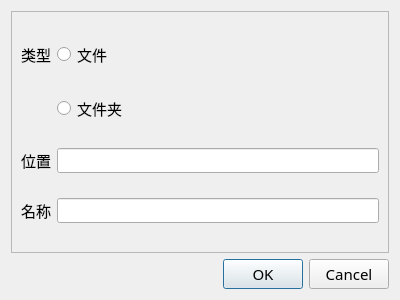
<?xml version="1.0" encoding="UTF-8"?>
<ui version="4.0">
 <class>Dialog</class>
 <widget class="QDialog" name="Dialog">
  <property name="geometry">
   <rect>
    <x>0</x>
    <y>0</y>
    <width>400</width>
    <height>300</height>
   </rect>
  </property>
  <property name="windowTitle">
   <string>Dialog</string>
  </property>
  <layout class="QVBoxLayout" name="verticalLayout">
   <item>
    <widget class="QFrame" name="frame">
     <property name="frameShape">
      <enum>QFrame::StyledPanel</enum>
     </property>
     <property name="frameShadow">
      <enum>QFrame::Raised</enum>
     </property>
     <layout class="QGridLayout" name="gridLayout">
      <item row="2" column="1">
       <widget class="QLineEdit" name="lineEdit_path">
        <property name="font">
         <font>
          <family>Agency FB</family>
          <pointsize>9</pointsize>
         </font>
        </property>
       </widget>
      </item>
      <item row="2" column="0">
       <widget class="QLabel" name="label_path">
        <property name="font">
         <font>
          <family>Agency FB</family>
          <pointsize>11</pointsize>
         </font>
        </property>
        <property name="text">
         <string>位置</string>
        </property>
        <property name="alignment">
         <set>Qt::AlignCenter</set>
        </property>
       </widget>
      </item>
      <item row="0" column="1">
       <widget class="QRadioButton" name="radioButton_file">
        <property name="font">
         <font>
          <family>Agency FB</family>
          <pointsize>11</pointsize>
         </font>
        </property>
        <property name="text">
         <string>文件</string>
        </property>
       </widget>
      </item>
      <item row="3" column="0">
       <widget class="QLabel" name="label_name">
        <property name="font">
         <font>
          <family>Agency FB</family>
          <pointsize>11</pointsize>
         </font>
        </property>
        <property name="text">
         <string>名称</string>
        </property>
        <property name="alignment">
         <set>Qt::AlignCenter</set>
        </property>
       </widget>
      </item>
      <item row="1" column="1">
       <widget class="QRadioButton" name="radioButton_folder">
        <property name="font">
         <font>
          <family>Agency FB</family>
          <pointsize>11</pointsize>
         </font>
        </property>
        <property name="text">
         <string>文件夹</string>
        </property>
       </widget>
      </item>
      <item row="3" column="1">
       <widget class="QLineEdit" name="lineEdit_name">
        <property name="font">
         <font>
          <family>Agency FB</family>
          <pointsize>9</pointsize>
         </font>
        </property>
       </widget>
      </item>
      <item row="0" column="0">
       <widget class="QLabel" name="label_type">
        <property name="font">
         <font>
          <family>Agency FB</family>
          <pointsize>11</pointsize>
         </font>
        </property>
        <property name="text">
         <string>类型</string>
        </property>
        <property name="alignment">
         <set>Qt::AlignCenter</set>
        </property>
       </widget>
      </item>
     </layout>
    </widget>
   </item>
   <item>
    <widget class="QDialogButtonBox" name="buttonBox">
     <property name="font">
      <font>
       <family>Agency FB</family>
       <pointsize>11</pointsize>
      </font>
     </property>
     <property name="orientation">
      <enum>Qt::Horizontal</enum>
     </property>
     <property name="standardButtons">
      <set>QDialogButtonBox::Cancel|QDialogButtonBox::Ok</set>
     </property>
    </widget>
   </item>
  </layout>
 </widget>
 <resources/>
 <connections>
  <connection>
   <sender>buttonBox</sender>
   <signal>accepted()</signal>
   <receiver>Dialog</receiver>
   <slot>accept()</slot>
   <hints>
    <hint type="sourcelabel">
     <x>248</x>
     <y>254</y>
    </hint>
    <hint type="destinationlabel">
     <x>157</x>
     <y>274</y>
    </hint>
   </hints>
  </connection>
  <connection>
   <sender>buttonBox</sender>
   <signal>rejected()</signal>
   <receiver>Dialog</receiver>
   <slot>reject()</slot>
   <hints>
    <hint type="sourcelabel">
     <x>316</x>
     <y>260</y>
    </hint>
    <hint type="destinationlabel">
     <x>286</x>
     <y>274</y>
    </hint>
   </hints>
  </connection>
 </connections>
</ui>
